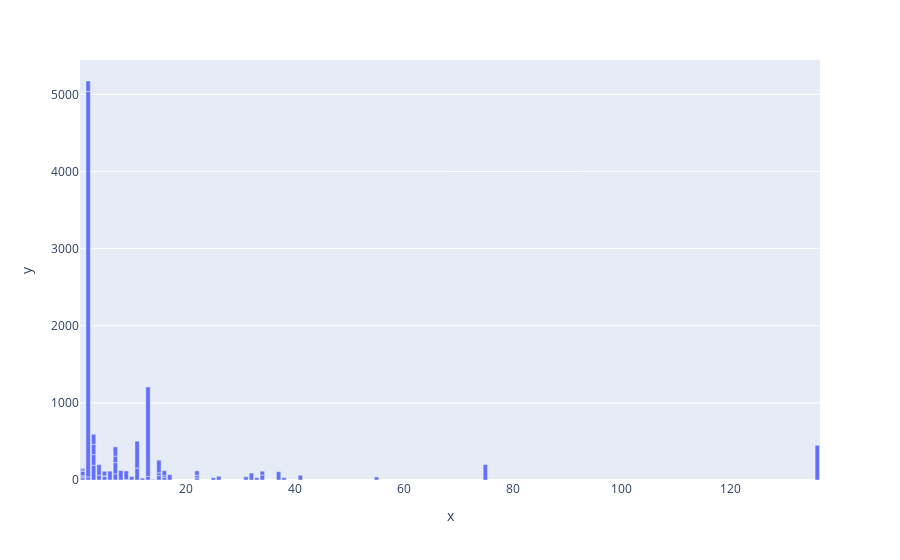

The notebook cell this image was saved under:
### Code cell
px.bar(x=price_df['count'], y=price_df['Price'])

### Figure 1 — Plotly figure (JSON) as saved in the notebook; plotly's stock layout.template omitted (floating-point values rounded to 4 significant figures)
{"data": [{"hovertemplate": "x=%{x}<br>y=%{y}<extra></extra>", "legendgroup": "", "marker": {"color": "#636efa", "pattern": {"shape": ""}}, "name": "", "orientation": "v", "showlegend": false, "textposition": "auto", "type": "bar", "x": [136, 75, 55, 41, 38, 37, 34, 34, 33, 32, 31, 26, 25, 22, 22, 22, 17, 16, 16, 16, 15, 15, 15, 14, 13, 13, 12, 11, 11, 10, 9, 9, 8, 7, 7, 7, 7, 6, 5, 5, 5, 4, 4, 3, 3, 3, 3, 2, 2, 2, 1, 1, 1, 1, 1, 1], "xaxis": "x", "y": [450.0, 200.0, 40.0, 62.0, 30.8, 109.0, 64.68, 50.0, 29.75, 90.0, 41.8, 48.5, 29.15, 29.0, 31.0, 59.0, 69.7, 35.0, 21.0, 65.0, 56.5, 37.0, 164.0, 7.5, 47.0, 1160.0, 25.0, 153.0, 350.0, 45.0, 5.3, 112.5, 123.0, 80.0, 145.0, 85.0, 120.0, 115.0, 46.0, 7.0, 59.5, 63.23, 136.6, 190.0, 140.0, 133.0, 130.0, 39.0, 5000.0, 135.0, 28.3, 12.0, 15.0, 55.0, 20.14, 20.0], "yaxis": "y"}], "layout": {"barmode": "relative", "legend": {"tracegroupgap": 0}, "margin": {"t": 60}, "xaxis": {"anchor": "y", "domain": [0, 1], "title": {"text": "x"}}, "yaxis": {"anchor": "x", "domain": [0, 1], "title": {"text": "y"}}}}
